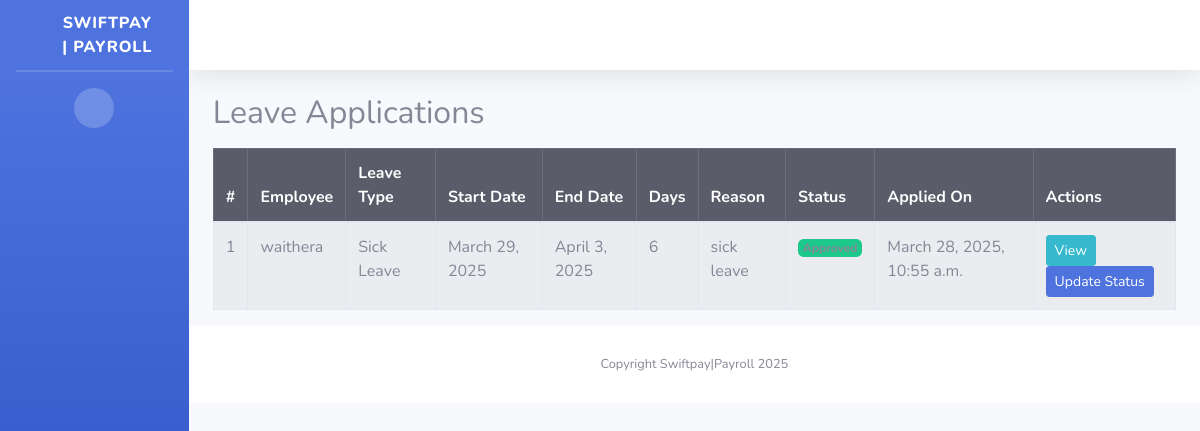
Page /leave-applications/ on the committed database.
### mywebsite/models.py (models this page shows, shortened)
class LeaveApplication(models.Model):
    STATUS_CHOICES = [
        ('PENDING', 'Pending'),
        ('APPROVED', 'Approved'),
        ('REJECTED', 'Rejected')
    ]
    employee = models.ForeignKey(CustomUser, on_delete=models.CASCADE)
    leave_type = models.ForeignKey(LeaveType, on_delete=models.CASCADE)
    start_date = models.DateField()
    end_date = models.DateField()
    days = models.IntegerField()
    reason = models.TextField()
    status = models.CharField(max_length=10, choices=STATUS_CHOICES, default='PENDING')
    applied_on = models.DateTimeField(auto_now_add=True)

class CustomUser(AbstractUser):
    GENDER_CHOICES = [
        ('M', 'Male'),
        ('F', 'Female'),
        ('O', 'Other')
    ]
    employee_id = models.CharField(max_length=20, unique=True)
    date_of_birth = models.DateField(null=True, blank=True)
    gender = models.CharField(max_length=1, choices=GENDER_CHOICES)
    phone_number = models.CharField(max_length=15, blank=True)
    address = models.TextField(blank=True)
    joined_date = models.DateField(default=timezone.now)
    role = models.ForeignKey(EmployeeRole, on_delete=models.SET_NULL, null=True)
    department = models.ForeignKey(Department, on_delete=models.SET_NULL, null=True)
    is_active_employee = models.BooleanField(default=True)
    middle_name = models.CharField(max_length=255, null=True, blank=True)
    residential_status = models.CharField(max_length=2, choices=[
        ('R', 'Resident'),
        ('NR', 'Non-Resident')
    ], null=True, blank=True)
    national_id = models.CharField(max_length=10, null=True, blank=True)
    kra_pin = models.CharField(max_length=11, null=True, blank=True)
    nssf_no = models.CharField(max_length=15, null=True, blank=True)
    nhif_no = models.CharField(max_length=15, null=True, blank=True)
    passport_photo = models.ImageField(upload_to='employee_photos/', blank=True, null=True)
    basic_salary = models.DecimalField(max_digits=10, decimal_places=2, null=True, blank=True)
    bank = models.CharField(max_length=50, null=True, blank=True)
    bank_account_name = models.CharField(max_length=255, null=True, blank=True)
    bank_account_number = models.CharField(max_length=35, null=True, blank=True)
    bank_branch = models.CharField(max_length=40, null=True, blank=True)
    employee_personal_number = models.CharField(max_length=50, null=True, blank=True)
    date_of_employment = models.DateField(null=True, blank=True)
    contract_type = models.CharField(choices=[
        ('P', 'Permanent'),
        ('T', 'Temporary')
    ], max_length=1, null=True, blank=True)
    job_title = models.CharField(max_length=50, null=True, blank=True)
    employee_email = models.EmailField(null=True, blank=True)
    mobile_phone = models.CharField(max_length=15, null=True, blank=True)

class LeaveType(models.Model):
    name = models.CharField(max_length=50)
    max_days_per_year = models.IntegerField()

### mywebsite/views.py (the view)
# urls.py: path('leave-applications/', views.leave_application_list, name='leave_application_list'),
def leave_application_list(request):
    leave_applications = LeaveApplication.objects.all()
    return render(request, 'leave_application_list.html', {'leave_applications': leave_applications})

### templates/leave_application_list.html
{% extends "base.html" %}
{% block content %}
<div class="container mt-4">
    <h2>Leave Applications</h2>
    <table class="table table-bordered table-striped mt-3">
        <thead class="table-dark">
            <tr>
                <th>#</th>
                <th>Employee</th>
                <th>Leave Type</th>
                <th>Start Date</th>
                <th>End Date</th>
                <th>Days</th>
                <th>Reason</th>
                <th>Status</th>
                <th>Applied On</th>
                <th>Actions</th>
            </tr>
        </thead>
        <tbody>
            {% for leave in leave_applications %}
            <tr>
                <td>{{ forloop.counter }}</td>
                <td>{{ leave.employee.username }}</td>
                <td>{{ leave.leave_type.name }}</td>
                <td>{{ leave.start_date }}</td>
                <td>{{ leave.end_date }}</td>
                <td>{{ leave.days }}</td>
                <td>{{ leave.reason }}</td>
                <td>
                    {% if leave.status == "PENDING" %}
                        <span class="badge bg-warning text-dark">Pending</span>
                    {% elif leave.status == "APPROVED" %}
                        <span class="badge bg-success">Approved</span>
                    {% else %}
                        <span class="badge bg-danger">Rejected</span>
                    {% endif %}
                </td>
                <td>{{ leave.applied_on }}</td>
                <td>
                    <a href="{% url 'leave_application_detail' leave.pk %}" class="btn btn-info btn-sm">View</a>
                    <a href="{% url 'update_leave_status' leave.pk %}" class="btn btn-primary btn-sm">Update Status</a>
                </td>
            </tr>
            {% empty %}
            <tr>
                <td colspan="10" class="text-center">No leave applications found.</td>
            </tr>
            {% endfor %}
        </tbody>
    </table>
</div>
{% endblock %}

### rows in the picture
LeaveApplication: employee.username "waithera", leave_type.name "Sick Leave", start_date "March 29, 2025", end_date "April 3, 2025", days "6", reason "sick leave", status "Approved", applied_on "March 28, 2025, 10:55 a.m."
